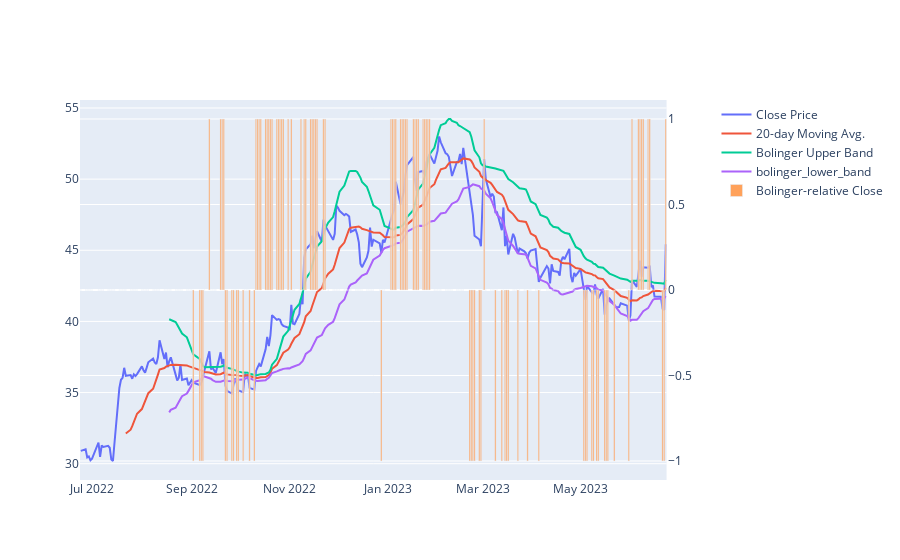

Notebook cell for this chart:
### Code cell
from plotly.subplots import make_subplots
import plotly.graph_objects as go 

x_axis=bol_band_df[bol_band_df['ticker']=='ODP'].index

fig = make_subplots(specs=[[{"secondary_y": True}]])
fig.add_trace(
    go.Scatter(x=x_axis, y=bol_band_df[bol_band_df['ticker']=='ODP']['Close'], name='Close Price'),
    )
fig.add_trace(
    go.Scatter(x=x_axis, y=bol_band_df[bol_band_df['ticker']=='ODP']['twenty_day_moving_average'], name='20-day Moving Avg.'),
    )
fig.add_trace(
    go.Scatter(x=x_axis, y=bol_band_df[bol_band_df['ticker']=='ODP']['bolinger_upper_band'], name='Bolinger Upper Band'),
    )
fig.add_trace(
    go.Scatter(x=x_axis, y=bol_band_df[bol_band_df['ticker']=='ODP']['bolinger_lower_band'], name='bolinger_lower_band'),
    )
fig.add_trace(
    go.Bar(x=x_axis, y=relative, name='Bolinger-relative Close'),
    secondary_y=True
)

### Figure 1 — Plotly figure (JSON) as saved in the notebook; plotly's stock layout.template omitted (floating-point values rounded to 4 significant figures; data arrays with more than 128 entries replaced by an {"elided": "..."} marker saying what was removed)
{"data": [{"name": "Close Price", "type": "scatter", "x": {"elided": "251 str values"}, "y": {"elided": "251 float values"}}, {"name": "20-day Moving Avg.", "type": "scatter", "x": {"elided": "251 str values"}, "y": {"elided": "251 float values"}}, {"name": "Bolinger Upper Band", "type": "scatter", "x": {"elided": "251 str values"}, "y": {"elided": "251 float values"}}, {"name": "bolinger_lower_band", "type": "scatter", "x": {"elided": "251 str values"}, "y": {"elided": "251 float values"}}, {"name": "Bolinger-relative Close", "type": "bar", "x": {"elided": "251 str values"}, "xaxis": "x", "y": {"elided": "251 int values"}, "yaxis": "y2"}], "layout": {"xaxis": {"anchor": "y", "domain": [0, 0.94]}, "yaxis": {"anchor": "x", "domain": [0, 1]}, "yaxis2": {"anchor": "x", "overlaying": "y", "side": "right"}}}
